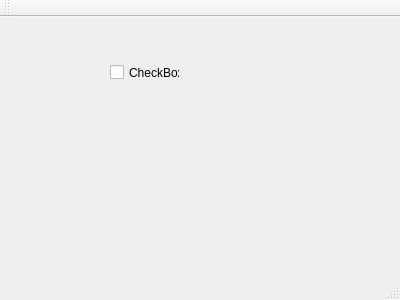
<?xml version="1.0" encoding="UTF-8"?>
<ui version="4.0">
 <class>MainWindow</class>
 <widget class="QMainWindow" name="MainWindow">
  <property name="geometry">
   <rect>
    <x>0</x>
    <y>0</y>
    <width>400</width>
    <height>300</height>
   </rect>
  </property>
  <property name="windowTitle">
   <string>MainWindow</string>
  </property>
  <widget class="QWidget" name="centralWidget">
   <widget class="QCheckBox" name="checkBox">
    <property name="geometry">
     <rect>
      <x>110</x>
      <y>20</y>
      <width>70</width>
      <height>71</height>
     </rect>
    </property>
    <property name="text">
     <string>CheckBox</string>
    </property>
   </widget>
  </widget>
  <widget class="QMenuBar" name="menuBar">
   <property name="geometry">
    <rect>
     <x>0</x>
     <y>0</y>
     <width>400</width>
     <height>21</height>
    </rect>
   </property>
  </widget>
  <widget class="QToolBar" name="mainToolBar">
   <attribute name="toolBarArea">
    <enum>TopToolBarArea</enum>
   </attribute>
   <attribute name="toolBarBreak">
    <bool>false</bool>
   </attribute>
  </widget>
  <widget class="QStatusBar" name="statusBar"/>
 </widget>
 <layoutdefault spacing="6" margin="11"/>
 <resources/>
 <connections/>
</ui>
